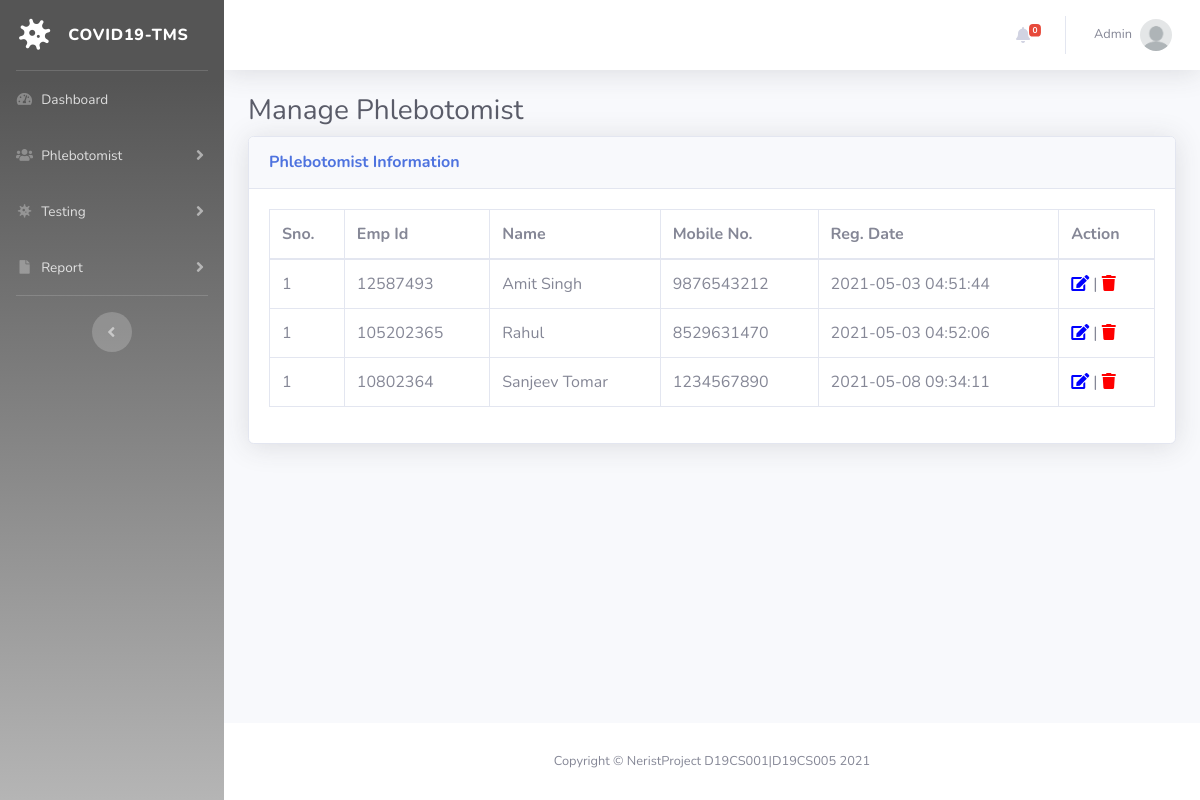
/manage-phlebotomist.php (signed in), run on the app's committed database.
### tables this page shows
CREATE TABLE `tblphlebotomist` (
  `id` int(11) NOT NULL,
  `EmpID` varchar(100) DEFAULT NULL,
  `FN` varchar(120) DEFAULT NULL,
  `Phno` bigint(12) DEFAULT NULL,
  `RegDate` timestamp NULL DEFAULT current_timestamp()
);

### manage-phlebotomist.php (the view, shortened to what this page needs)
<?php session_start();
include_once('includes/config.php');
if (strlen($_SESSION['aid']==0)) {
  header('location:logout.php');
  } else{
?>
<!DOCTYPE html>
<html lang="en">
<head>
    <link href="vendor/fontawesome-free/css/all.min.css" rel="stylesheet" type="text/css">
    <link href="css/sb-admin-2.min.css" rel="stylesheet">
    <link href="vendor/datatables/dataTables.bootstrap4.min.css" rel="stylesheet">
</head>
<body id="page-top">
    <div id="wrapper">
  <?php include_once('includes/sidebar.php');?>
        <div id="content-wrapper" class="d-flex flex-column">
            <div id="content">
<?php include_once('includes/topbar.php');?>
                <div class="container-fluid">
                    <h1 class="h3 mb-2 text-gray-800">Manage Phlebotomist</h1>
                    <div class="card shadow mb-4">
                        <div class="card-header py-3">
                            <h6 class="m-0 font-weight-bold text-primary">Phlebotomist Information</h6>
                        </div>
                        <div class="card-body">
                            <div class="table-responsive">
                                <table class="table table-bordered" id="dataTable" width="100%" cellspacing="0">
                                    <thead>
                                        <tr>
                                            <th>Sno.</th>
                                            <th>Emp Id</th>
                                            <th>Name</th>
                                            <th>Mobile No.</th>
                                            <th>Reg. Date</th>
                                            <th>Action</th>
                                        </tr>
                                    </thead>
                                    <tbody>
<?php $query=mysqli_query($con,"select * from tblphlebotomist");
$cnt=1;
while($row=mysqli_fetch_array($query)){
?>
                                        <tr>
                                            <td><?php echo $cnt;?></td>
                                            <td><?php echo $row['EmpID'];?></td>
                                            <td><?php echo $row['FN'];?></td>
                                            <td><?php echo $row['Phno'];?></td>
                                             <td><?php echo $row['RegDate'];?></td>
                                            <td>
                                <a href="edit-phlebotomist.php?pid=<?php echo $row['id'];?>"><i class="fas fa-edit" style="color:blue"></i></a> |
                                <a href="manage-phlebotomist.php?pid=<?php echo $row['id'];?>&&action=delete" onclick="return confirm('Do you really want to delete this record?');"><i class="fa fa-trash" aria-hidden="true" style="color:red" title="Delete this record"></i></a></td>
                                        </tr>
                               <?php } ?>
                                    </tbody>
                                </table>
                            </div>
                        </div>
                    </div>
                </div>
            </div>
    <?php include_once('includes/footer.php');?>
        </div>
    </div>
</body>
</html>
<?php } ?>

### includes/topbar.php (shortened to what this page needs)
      <nav class="navbar navbar-expand navbar-light bg-white topbar mb-4 static-top shadow">
            <?php if($_SESSION['aid']):?>
                    <ul class="navbar-nav ml-auto">
<?php $query=mysqli_query($con,"select * from tbltestrecord where Reportstat is null");
$count=mysqli_num_rows($query);
?>
                        <li class="nav-item dropdown no-arrow mx-1">
                            <a class="nav-link dropdown-toggle" href="#" id="alertsDropdown" role="button"
                                data-toggle="dropdown" aria-haspopup="true" aria-expanded="false">
                                <i class="fas fa-bell fa-fw"></i>
                                <span class="badge badge-danger badge-counter"><?php echo $count;?></span>
                            </a>
                        </li>
                        <li class="nav-item dropdown no-arrow">
                            <a class="nav-link dropdown-toggle" href="#" id="userDropdown" role="button"
                                data-toggle="dropdown" aria-haspopup="true" aria-expanded="false">
                <?php
$adid=$_SESSION['aid'];
$ret1=mysqli_query($con,"select Adname from tbladmin where ID='$adid'");
while($row1=mysqli_fetch_array($ret1)){
?>
                                <span class="mr-2 d-none d-lg-inline text-gray-600 small"><?php  echo $row1['Adname'];?></span>
                           <?php } ?>
                                <img class="img-profile rounded-circle"
                                    src="img/undraw_profile.png">
                            </a>
                        </li>
                    </ul>
                <?php endif;?>
                </nav>

### data on the page
tblphlebotomist: EmpID "12587493", FN "Amit Singh", Phno "9876543212", RegDate "2021-05-03 04:51:44"
tblphlebotomist: EmpID "105202365", FN "Rahul", Phno "8529631470", RegDate "2021-05-03 04:52:06"
tblphlebotomist: EmpID "10802364", FN "Sanjeev Tomar", Phno "1234567890", RegDate "2021-05-08 09:34:11"

### other printed values
$count "0"
$row1['Adname'] "Admin"
